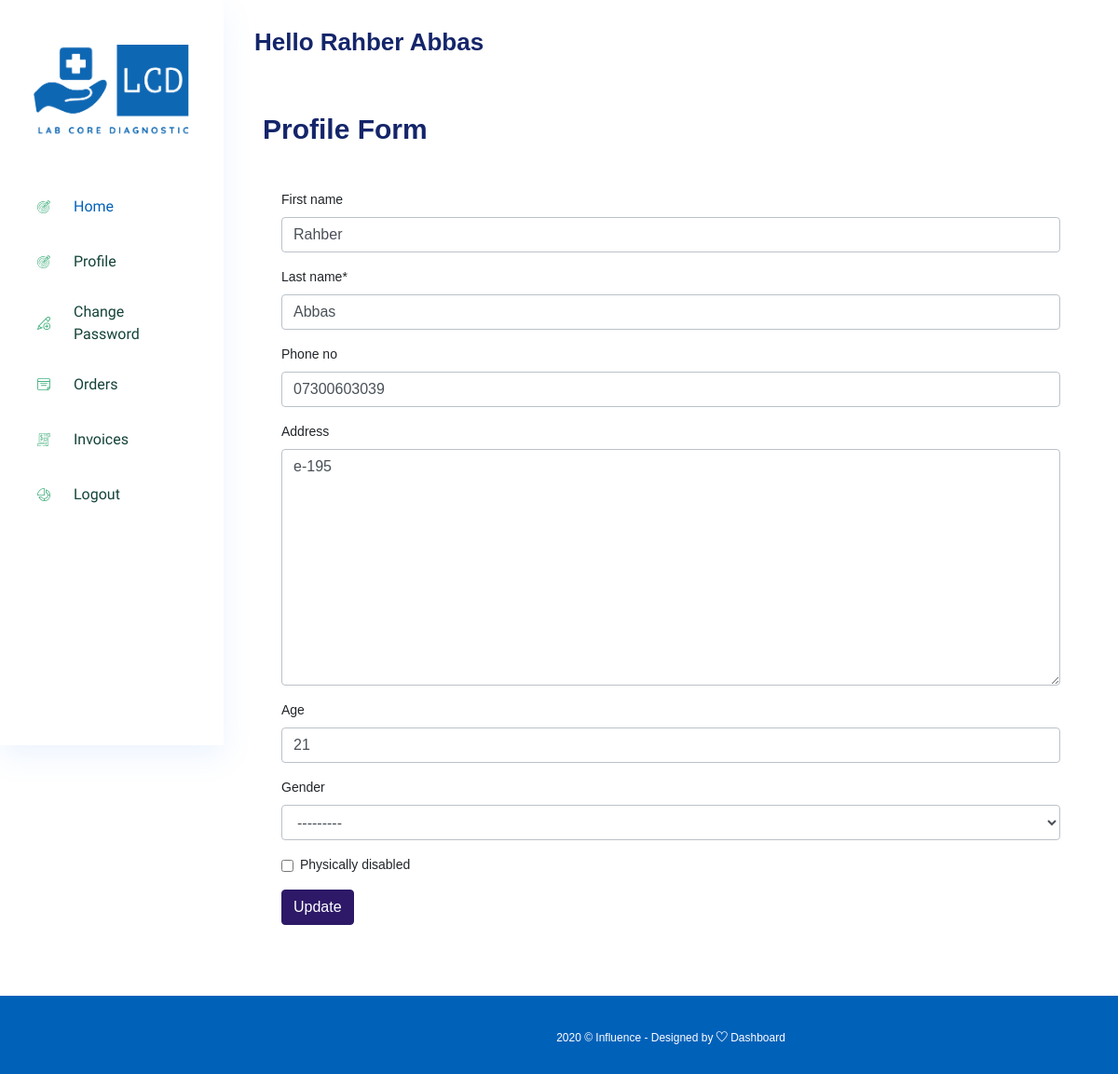
The app's page /edit-profile/ (signed in), older data.
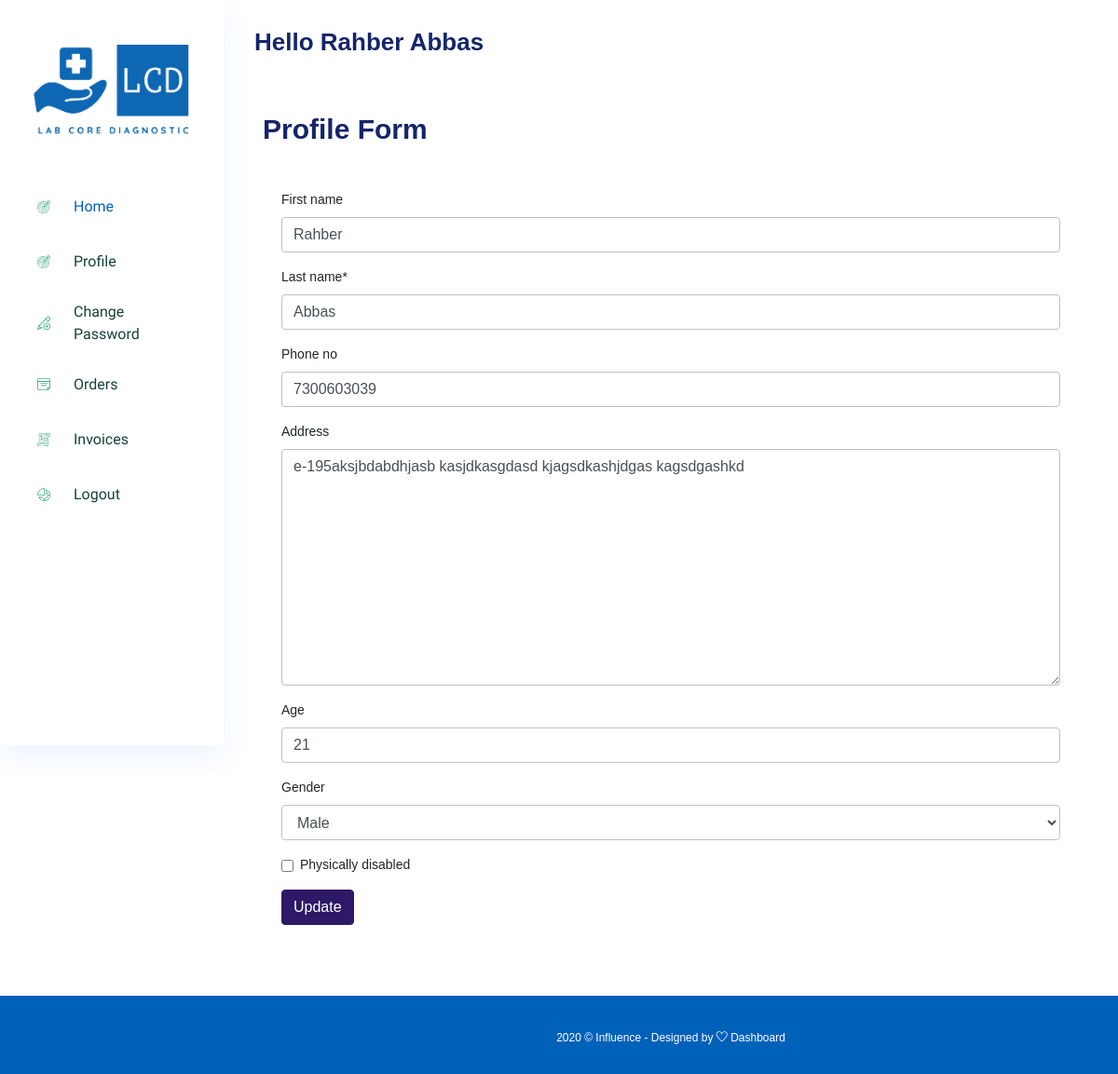
The same page, newer data.
### account/models.py (models this page shows, shortened)
class Profile(models.Model):
    GENDER_CHOICES = (
        ('Male', 'Male'),
        ('Female', 'Female'),
    )
    BLOOD_GROUP = (
        ('A+', 'A+'),
        ('A-', 'A-'),
        ('B+', 'B+'),
        ('B-', 'B-'),
        ('O+', 'O+'),
        ('O-', 'O-'),
        ('AB+', 'AB+'),
        ('AB-', 'AB-'),
    )
    user = models.OneToOneField(MainUser, on_delete=models.CASCADE)
    first_name = models.CharField(max_length=256, blank=True)
    last_name = models.CharField(max_length=256, null=True)
    phone_regex = RegexValidator( regex = r'^\d{10}$',message = "phone number should exactly be in 10 digits")
    phone_no = models.CharField(max_length=12, validators=[phone_regex], null=True, blank=True)
    address = models.TextField(null=True, blank=True)
    age = models.CharField(max_length=256, null=True, blank=True)
    physically_disabled = models.BooleanField(default=False)
    gender = models.CharField(choices=GENDER_CHOICES, max_length=6, null=True, blank=True)
    blood_group = models.CharField(max_length=3, choices=BLOOD_GROUP, null=True, blank=True)

### account/views.py (the view)
# urls.py: path('edit-profile/', editprofile, name='editprofile'),
@login_required(login_url='/login/')
def editprofile(request):
    if request.method == "POST":
        print('working')
        p_form = UpdateProfileForm(request.POST, instance=request.user.profile)
        if p_form.is_valid():
            p_form.save()
    else:
        p_form = UpdateProfileForm(instance=request.user.profile)
        print("incorrect")
    return render(request, 'dashboard/editprofile.html', {'Pform': p_form})

### account/forms.py
class UpdateProfileForm(forms.ModelForm):
    class Meta:
        model = Profile
        fields = ('first_name', 'last_name', 'phone_no', 'address', 'age', 'gender', 'physically_disabled')

### templates/dashboard/editprofile.html (shortened to what this page needs)
{% extends 'dashboard/base.html' %}
{%load crispy_forms_tags %}
{% block content %}
<div class="col-lg-12">
    <div class="white_card card_height_100 mb_30">
        <div class="white_card_header">
            <div class="box_header m-0">
                <div class="main-title">
                    <h2 class="m-0">Profile Form</h2>
                </div>
            </div>
        </div>
        <div class="white_card_body">
            <div class="card-body">
                <form method="POST">
                    {{Pform|crispy}}
                    <button type="submit" class="btn btn-primary">Update</button>
                </form>
            </div>
        </div>
    </div>
</div>
{% endblock %}

Row changes from the older to the newer data that the page shows:
changed Profile "Rahber": phone_no "07300603039" → "7300603039"; address "e-195" → "e-195aksjbdabdhjasb kasjdkasgdasd kjagsdkashjdgas kagsdgashkd"; gender "---------" → "Male"
